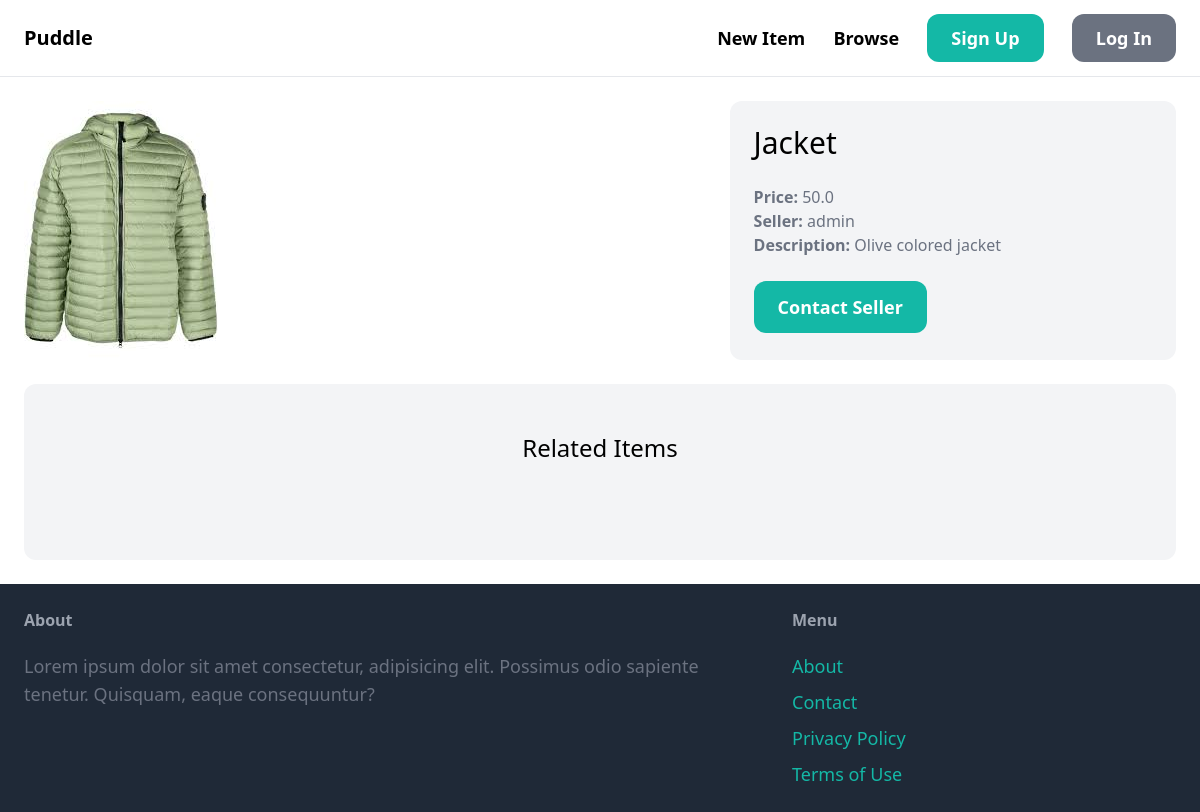
Screenshot of /items/2/ with the database file from the repository.
### item/models.py (models this page shows, shortened)
class Item(models.Model):
    category = models.ForeignKey(Category, related_name='items', on_delete=models.CASCADE)
    name = models.CharField(max_length=255)
    description = models.TextField(blank=True, null=True)
    price = models.FloatField()
    image = models.ImageField(upload_to='item_images',blank=True , null=True)
    is_sold = models.BooleanField(default=False)
    created_by = models.ForeignKey(User,related_name='items', on_delete=models.CASCADE)
    created_at = models.DateTimeField(auto_now_add=True)

### item/views.py (the view)
# urls.py: path('<int:pk>/',views.detail, name='detail'),
def detail(request, pk):
    item = get_object_or_404(Item, pk=pk)
    related_items= Item.objects.filter(category=item.category,is_sold=False).exclude(pk=pk)[0:3]
    return render(request, 'item/detail.html', {
        'item': item,
        'related_items':related_items
    })

### item/templates/item/detail.html (shortened to what this page needs)
{% extends 'core/base.html' %} {% block title %} {{ item.name }} {% endblock %}
{% block content %}
<div class="grid grid-cols-5 gap-6">
  <div class="col-span-3">
    <img src="{{ item.image.url }}" class="rounded-xl" />
  </div>
  <div class="col-span-2 p-6 bg-gray-100 rounded-xl">
    <h2 class="mb-6 text-3xl">{{ item.name }}</h2>
    <p class="text-gray-500"><strong>Price:</strong> {{ item.price }}</p>
    <p class="text-gray-500"><strong>Seller:</strong> {{ item.created_by }}</p>
    {% if item.description %}
    <p class="text-gray-500">
      <strong>Description:</strong> {{ item.description }}
    </p>
    {% endif %}
    <a
      href="#"
      class="inline-block mt-6 px-6 py-3 text-lg font-semibold rounded-xl bg-teal-500 text-white hover:bg-teal-700"
      >Contact Seller</a
    >
  </div>
</div>
<div class="mt-6 px-6 py-12 bg-gray-100 rounded-xl">
  <h2 class="mb-12 text-2xl text-center">Related Items</h2>
</div>
{% endblock %}

### rows the page displays
Item: image (picture), name "Jacket", price "50.0", created_by "admin", description "Olive colored jacket"
